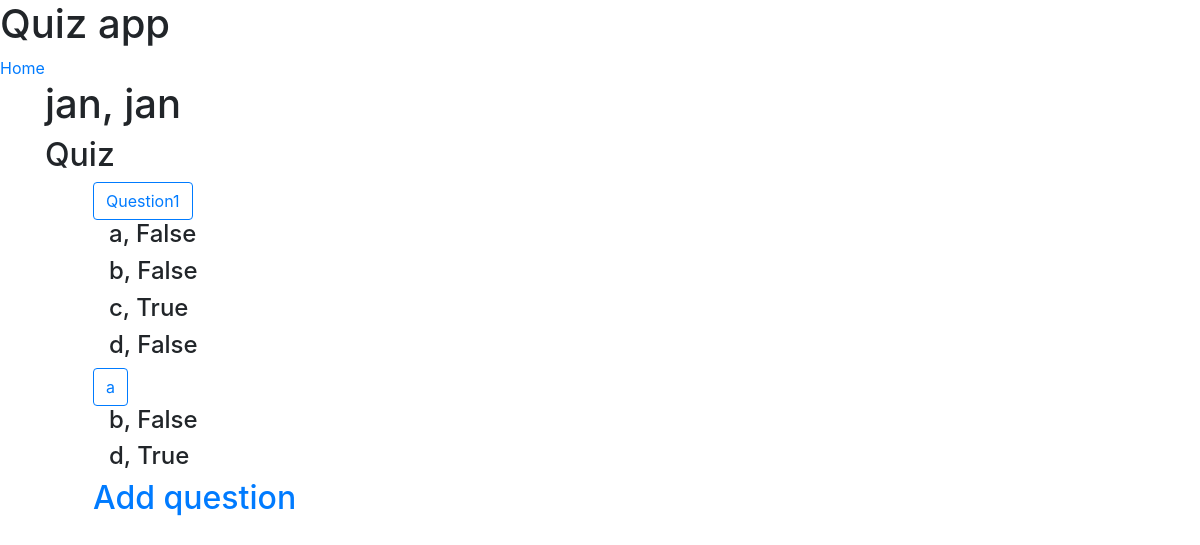
The app's page /details/5/ (signed in) with its own data.
### quiz/models.py (models this page shows, shortened)
class Quiz(models.Model):
    author = models.ForeignKey(User, null=True, on_delete=models.SET_NULL)
    title = models.CharField(max_length=100)
    is_active = models.BooleanField(default=False)

class Question(models.Model):
    quiz = models.ForeignKey(Quiz, on_delete=models.CASCADE)
    question = models.TextField()

class Answer(models.Model):
    question = models.ForeignKey(Question, on_delete=models.CASCADE)
    answer = models.TextField()
    is_correct = models.BooleanField(default=False)

### quiz/views.py (the view)
# urls.py: path('details/<int:quizid>/', views.details, name='Quiz-Details'),
def details(request, quizid):
    context = {
        'quiz': Quiz.objects.get(pk=quizid),
        'questions': Quiz.objects.get(pk=quizid).question_set.all()
    }
    return render(request, 'quiz/details.html', context)

### quiz/templates/quiz/details.html
{% extends "quiz/base.html" %}
{% block content %}
    <div class="container">
        <h1>{{ quiz.author }}, {{ user.username }}</h1>
        <h2>{{ quiz.title }}</h2>
        <div class="ml-5">
            {% for question in questions %}
                <a href="/question/{{ question.id }}" class="btn btn-outline-primary">{{ question.question }}</a>
                <div class="ml-3">
                    {% if user == quiz.author %}
                        {% for answer in question.answer_set.all %}
                            <h4>{{ answer.answer }}, {{answer.is_correct}}</h4>
                        {% endfor %}
                    {% else %}
                        {% for answer in question.answer_set.all %}
                            <h4>{{ answer.answer }}</h4>
                        {% endfor %}
                    {% endif%}
                </div>
            {% endfor %}
        {% if user == quiz.author %}
            <a href="/addquestion/{{ quiz.id }}"><h2>Add question</h2></a>
        {% endif %}
        </div>
    </div>
{% endblock %}

### records on screen
Quiz: author "jan", title "Quiz"
Question: question "Question1"
Answer: answer "a", is_correct "False"
Answer: answer "b", is_correct "False"
Answer: answer "c", is_correct "True"
Answer: answer "d", is_correct "False"
Question: question "a"
Answer: answer "b", is_correct "False"
Answer: answer "d", is_correct "True"

### other values on screen
{{ user.username }} "jan"
